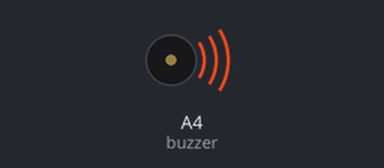
This sketch was run on a simulated Arduino Uno, built with avr-gcc and run on an emulated ATmega328P. Shown: buzzer (waves = sounding).

Above: at 3.5 s.
At 87.0 s:
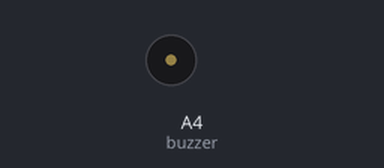
Timing chart, 0 to 88.5 s (numbered marks = the images above):
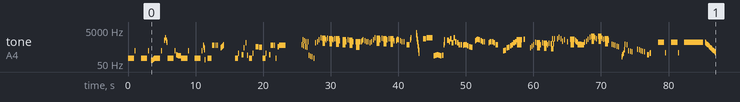

The sketch:

Broker_Betwixt_Life_and_Death.ino
```cpp
// GENSHIN IMPACT 胡桃 角色預告 OST "送往迎來" / Hu Tao's Character Teaser OST "Broker Betwixt Life and Death"

#include <avr/pgmspace.h>

#define NOTE_B0  31
#define NOTE_C1  33
#define NOTE_CS1 35
#define NOTE_D1  37
#define NOTE_DS1 39
#define NOTE_E1  41
#define NOTE_F1  44
#define NOTE_FS1 46
#define NOTE_G1  49
#define NOTE_GS1 52
#define NOTE_A1  55
#define NOTE_AS1 58
#define NOTE_B1  62
#define NOTE_C2  65
#define NOTE_CS2 69
#define NOTE_D2  73
#define NOTE_DS2 78
#define NOTE_E2  82
#define NOTE_F2  87
#define NOTE_FS2 93
#define NOTE_G2  98
#define NOTE_GS2 104
#define NOTE_A2  110
#define NOTE_AS2 117
#define NOTE_B2  123
#define NOTE_C3  131
#define NOTE_CS3 139
#define NOTE_D3  147
#define NOTE_DS3 156
#define NOTE_E3  165
#define NOTE_F3  175
#define NOTE_FS3 185
#define NOTE_G3  196
#define NOTE_GS3 208
#define NOTE_A3  220
#define NOTE_AS3 233
#define NOTE_B3  247
#define NOTE_C4  262
#define NOTE_CS4 277
#define NOTE_D4  294
#define NOTE_DS4 311
#define NOTE_E4  330
#define NOTE_F4  349
#define NOTE_FS4 370
#define NOTE_G4  392
#define NOTE_GS4 415
#define NOTE_A4  440
#define NOTE_AS4 466
#define NOTE_B4  494
#define NOTE_C5  523
#define NOTE_CS5 554
#define NOTE_D5  587
#define NOTE_DS5 622
#define NOTE_E5  659
#define NOTE_F5  698
#define NOTE_FS5 740
#define NOTE_G5  784
#define NOTE_GS5 831
#define NOTE_A5  880
#define NOTE_AS5 932
#define NOTE_B5  988
#define NOTE_C6  1047
#define NOTE_CS6 1109
#define NOTE_D6  1175
#define NOTE_DS6 1245
#define NOTE_E6  1319
#define NOTE_F6  1397
#define NOTE_FS6 1480
#define NOTE_G6  1568
#define NOTE_GS6 1661
#define NOTE_A6  1760
#define NOTE_AS6 1865
#define NOTE_B6  1976
#define NOTE_C7  2093
#define NOTE_CS7 2217
#define NOTE_D7  2349
#define NOTE_DS7 2489
#define NOTE_E7  2637
#define NOTE_F7  2794
#define NOTE_FS7 2960
#define NOTE_G7  3136
#define NOTE_GS7 3322
#define NOTE_A7  3520
#define NOTE_AS7 3729
#define NOTE_B7  3951
#define NOTE_C8  4186
#define NOTE_CS8 4435
#define NOTE_D8  4699
#define NOTE_DS8 4978
#define NOTE_E8  5274
#define NOTE_F8  5588
#define NOTE_FS8 5920
#define NOTE_G8  6272
#define NOTE_GS8 6645
#define NOTE_A8  7074
#define NOTE_AS8 7459
#define NOTE_B8  7902
#define REST 0

int tempo = 118;
int buzzer = A4;

const int melody[] PROGMEM = {
  NOTE_A2,2,NOTE_DS4,16,REST,3,REST,16,NOTE_A2,2,NOTE_DS4,16,REST,6,NOTE_E2,6,NOTE_G2,32,NOTE_GS2,32,NOTE_A2,2,NOTE_DS4,16,REST,6,
  NOTE_DS6,16,NOTE_A6,16,NOTE_DS6,16,NOTE_AS5,16,NOTE_A2,2,NOTE_DS4,16,REST,16,NOTE_F3,16,NOTE_E3,16,
  NOTE_DS3,4,NOTE_A2,2,NOTE_DS4,16,REST,16,REST,3,NOTE_A2,2,NOTE_DS4,16,REST,16,NOTE_DS5,32,NOTE_B4,32,NOTE_GS4,32,NOTE_F4,32,NOTE_F2,32,REST,6,
  NOTE_A2,3,NOTE_DS5,32,REST,32,NOTE_DS5,32,REST,32,NOTE_DS5,16,REST,16,NOTE_DS5,16,REST,16,NOTE_DS5,16,REST,6,REST,32,NOTE_AS4,32,NOTE_B4,32,NOTE_C5,32,NOTE_CS5,32,NOTE_D5,32,NOTE_DS5,32,NOTE_E5,32,
  REST,2,REST,4,REST,16,NOTE_A2,4,NOTE_GS3,16,REST,6,NOTE_F3,6,NOTE_A4,16,REST,16,NOTE_A5,16,REST,16,NOTE_E3,16,REST,16,NOTE_A2,4,NOTE_GS3,16,REST,6,NOTE_C5,4,NOTE_B4,4,
  NOTE_A2,4,NOTE_GS3,16,REST,6,NOTE_F3,8,NOTE_DS5,32,REST,32,NOTE_DS5,32,REST,32,NOTE_DS5,16,REST,16,NOTE_DS5,16,REST,16,NOTE_A2,16,REST,16,
  NOTE_C5,8,NOTE_DS5,2,REST,1,REST,8,
  NOTE_E5,16,NOTE_E6,16,NOTE_D5,16,NOTE_D6,16,NOTE_C5,16,NOTE_C6,16,NOTE_B4,16,NOTE_B5,16,NOTE_E3,16,REST,16,NOTE_D3,16,REST,16,NOTE_C3,16,REST,16,NOTE_A2,16,REST,16,
  NOTE_A5,16,REST,16,NOTE_C6,16,REST,16,NOTE_E6,16,REST,16,NOTE_A6,16,REST,16,
  NOTE_GS6,32,NOTE_GS5,32,NOTE_GS6,32,NOTE_GS5,32,NOTE_GS6,32,NOTE_GS5,32,NOTE_GS6,16,NOTE_E6,16,REST,16,
  NOTE_GS6,16,REST,16,NOTE_G6,32,NOTE_G5,32,NOTE_G6,32,NOTE_G5,32,NOTE_G6,32,NOTE_G5,32,NOTE_G6,16,NOTE_E6,16,REST,16,NOTE_G6,16,REST,16,
  NOTE_FS6,32,NOTE_FS5,32,NOTE_FS6,32,NOTE_FS5,32,NOTE_FS6,32,NOTE_FS5,32,NOTE_FS6,16,NOTE_D6,16,REST,6,
  NOTE_E6,32,NOTE_E5,32,NOTE_E6,32,NOTE_E5,32,NOTE_E6,32,NOTE_E5,32,NOTE_E6,16,NOTE_C6,16,REST,16,NOTE_E6,16,REST,16,
  NOTE_DS6,32,NOTE_DS5,32,NOTE_DS6,32,NOTE_DS5,32,NOTE_DS6,32,NOTE_DS5,32,NOTE_DS6,16,NOTE_B5,16,REST,6,
  NOTE_B5,32,NOTE_B4,32,NOTE_B5,32,NOTE_B4,32,NOTE_B5,32,NOTE_B4,32,NOTE_B5,32,NOTE_B4,32,NOTE_B5,8,
  NOTE_C6,16,NOTE_D6,16,NOTE_E6,16,REST,16,NOTE_D6,16,REST,16,NOTE_C6,16,REST,16,NOTE_B5,16,REST,16,NOTE_A5,16,REST,16,NOTE_C6,16,REST,16,NOTE_E6,16,REST,16,NOTE_A6,16,REST,16,
  NOTE_GS6,32,NOTE_GS5,32,NOTE_GS6,32,NOTE_GS5,32,NOTE_GS6,32,NOTE_GS5,32,NOTE_GS6,16,NOTE_E6,16,REST,16,NOTE_GS6,16,REST,16,
  NOTE_G6,32,NOTE_G5,32,NOTE_G6,32,NOTE_G5,32,NOTE_G6,32,NOTE_G5,32,NOTE_G6,16,NOTE_E6,16,REST,16,NOTE_G6,16,REST,16,
  NOTE_FS6,32,NOTE_FS5,32,NOTE_FS6,32,NOTE_FS5,32,NOTE_FS6,32,NOTE_FS5,32,NOTE_FS6,16,NOTE_D6,16,REST,8,
  NOTE_D6,32,NOTE_E6,32,NOTE_F6,32,REST,16,NOTE_E6,16,REST,16,NOTE_D6,16,REST,16,NOTE_C6,16,REST,16,NOTE_B5,16,REST,6,
  NOTE_E5,4,NOTE_E6,16,NOTE_A6,16,REST,16,REST,4,
  NOTE_A7,128,NOTE_G7,128,NOTE_F7,128,NOTE_E7,128,NOTE_D7,128,NOTE_C7,128,NOTE_B6,128,NOTE_A6,128,NOTE_G6,128,
  NOTE_F6,128,NOTE_E6,128,NOTE_D6,128,NOTE_C6,128,NOTE_B5,128,NOTE_A5,128,NOTE_G5,128,NOTE_F5,128,NOTE_E5,128,
  NOTE_D5,128,NOTE_C5,128,NOTE_B4,128,NOTE_A4,128,NOTE_G4,128,NOTE_F4,128,NOTE_E4,128,NOTE_D4,128,NOTE_C4,128,
  NOTE_B3,128,NOTE_A3,16,REST,4,
  NOTE_G6,4,NOTE_A6,2,NOTE_DS3,8,NOTE_E3,8,NOTE_F3,8,NOTE_E3,8,NOTE_DS3,8,NOTE_E3,8,NOTE_E5,64,NOTE_A5,64,NOTE_E6,12,REST,8,
  NOTE_DS6,6,NOTE_C6,16,NOTE_G6,8,NOTE_A5,8,NOTE_A6,8,NOTE_B5,8,NOTE_A5,8,NOTE_F5,8,NOTE_E5,8,REST,16,
  NOTE_DS5,32,NOTE_E5,32,NOTE_F5,8,NOTE_E5,8,NOTE_D5,8,NOTE_C5,8,NOTE_B4,6,REST,6,
  NOTE_D6,16,NOTE_E6,16,NOTE_F6,8,NOTE_E6,8,NOTE_D6,8,NOTE_C6,8,NOTE_B5,16,REST,4,REST,32,
  NOTE_A5,16,NOTE_B5,16,NOTE_C6,8,NOTE_B5,8,NOTE_A5,8,NOTE_F5,8,NOTE_E5,16,REST,3,REST,32,
  NOTE_D4,8,NOTE_E4,8,NOTE_A4,8,NOTE_B4,8,NOTE_D5,8,NOTE_E5,8,NOTE_A5,8,NOTE_B5,8,
  NOTE_E6,32,NOTE_E5,32,NOTE_E6,32,NOTE_E5,32,NOTE_E6,32,NOTE_E5,32,NOTE_E6,32,NOTE_E5,32,NOTE_E6,32,NOTE_E5,32,NOTE_E6,16,REST,8,NOTE_F6,8,REST,3,
  NOTE_AS4,16,REST,16,NOTE_CS5,16,REST,16,NOTE_F5,16,REST,16,NOTE_AS5,16,REST,16,NOTE_A5,32,NOTE_A4,32,NOTE_A5,32,NOTE_A4,32,NOTE_A5,32,NOTE_A4,32,NOTE_A5,16,NOTE_F5,16,REST,16,NOTE_A5,16,REST,16,
  NOTE_GS5,32,NOTE_GS4,32,NOTE_GS5,32,NOTE_GS4,32,NOTE_GS5,32,NOTE_GS4,32,NOTE_GS5,16,NOTE_F5,16,REST,16,NOTE_GS5,16,REST,16,
  NOTE_G5,32,NOTE_G4,32,NOTE_G5,32,NOTE_G4,32,NOTE_G6,32,NOTE_G4,32,NOTE_G5,16,NOTE_G6,16,REST,6,
  NOTE_FS6,16,REST,16,NOTE_AS6,16,REST,16,NOTE_FS6,16,REST,16,NOTE_CS6,16,REST,16,NOTE_E6,16,REST,6,NOTE_C6,16,REST,6,
  NOTE_F6,32,NOTE_F5,32,NOTE_F6,32,NOTE_F5,32,NOTE_F6,32,NOTE_F5,32,NOTE_F6,32,NOTE_F5,32,NOTE_F6,16,REST,16,NOTE_DS6,32,NOTE_CS6,32,NOTE_C6,16,NOTE_AS5,32,
  NOTE_F5,32,NOTE_FS5,32,NOTE_F5,32,NOTE_FS5,32,NOTE_F5,32,NOTE_FS5,32,NOTE_F5,32,NOTE_FS5,32,NOTE_F5,4,
  NOTE_AS5,16,REST,16,NOTE_CS6,16,REST,16,NOTE_F6,16,REST,16,NOTE_AS6,16,REST,16,
  NOTE_CS7,32,NOTE_CS6,32,NOTE_CS7,32,NOTE_CS6,32,NOTE_CS7,32,NOTE_CS6,32,NOTE_CS7,16,NOTE_A6,16,REST,16,NOTE_FS6,16,REST,16,
  NOTE_CS7,32,NOTE_CS6,32,NOTE_CS7,32,NOTE_CS6,32,NOTE_CS7,32,NOTE_CS6,32,NOTE_CS7,16,NOTE_GS6,16,REST,16,NOTE_F6,16,REST,16,
  NOTE_G6,32,NOTE_G5,32,NOTE_G6,32,NOTE_G5,32,NOTE_G6,32,NOTE_G5,32,NOTE_G6,16,NOTE_DS6,16,REST,6,
  NOTE_FS5,16,REST,16,NOTE_F5,16,REST,16,NOTE_DS5,16,REST,16,NOTE_CS5,16,REST,16,NOTE_C5,16,REST,6,
  NOTE_C3,16,NOTE_F3,16,NOTE_A3,16,NOTE_F4,16,NOTE_FS5,16,REST,16,NOTE_F5,16,REST,16,NOTE_DS4,16,REST,16,NOTE_CS4,16,REST,16,NOTE_C4,16,REST,3,
  NOTE_FS4,16,REST,16,NOTE_F4,16,REST,16,NOTE_DS4,16,REST,16,NOTE_CS4,16,REST,16,NOTE_C4,16,REST,6,NOTE_F3,6,NOTE_GS3,32,NOTE_A3,32,NOTE_AS3,16,REST,2,
  NOTE_AS5,2,NOTE_AS3,16,REST,3,REST,16,NOTE_AS5,2,NOTE_AS3,16,REST,3,REST,16,NOTE_AS5,-1,
  NOTE_AS5,16,NOTE_GS5,16,NOTE_FS5,16,NOTE_E5,16,NOTE_D5,16,NOTE_C5,16,NOTE_AS4,16,NOTE_GS4,16,NOTE_FS4,16,NOTE_E4,16,NOTE_D4,16,NOTE_C4,16,NOTE_AS3,32,

};

int notes = sizeof(melody) / sizeof(melody[0]) / 2;
int wholenote = (60000 * 4) / tempo;

void playMelody(const int melody[], int notes, int wholenote) {
  for (int thisNote = 0; thisNote < notes * 2; thisNote += 2) {

    int pitch = pgm_read_word(&melody[thisNote]);
    int divider = pgm_read_word(&melody[thisNote + 1]);

    int noteDuration;

    if (divider > 0) {
      // 正常音符
      noteDuration = wholenote / divider;
    } else {
      // 負音符（1.5倍）
      noteDuration = wholenote / abs(divider);
      noteDuration = noteDuration * 1.5;
    }

    tone(buzzer, pitch, noteDuration * 0.9);
    delay(noteDuration);
    noTone(buzzer);
  }
}

void setup() {
  playMelody(melody, notes, wholenote);
}

void loop() {
}
```
